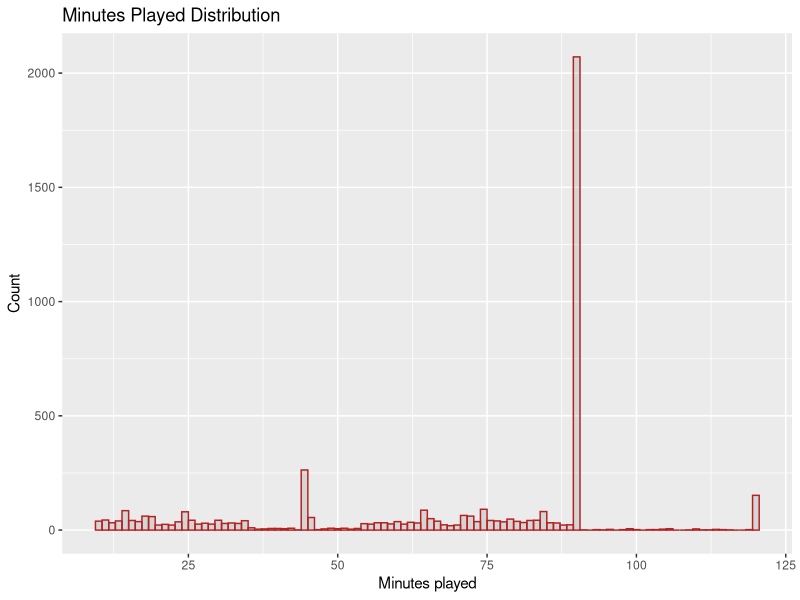
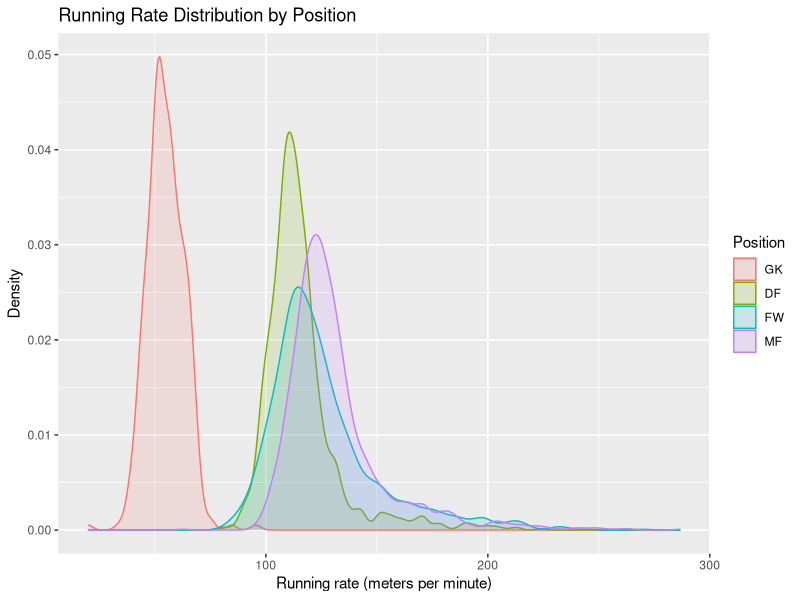
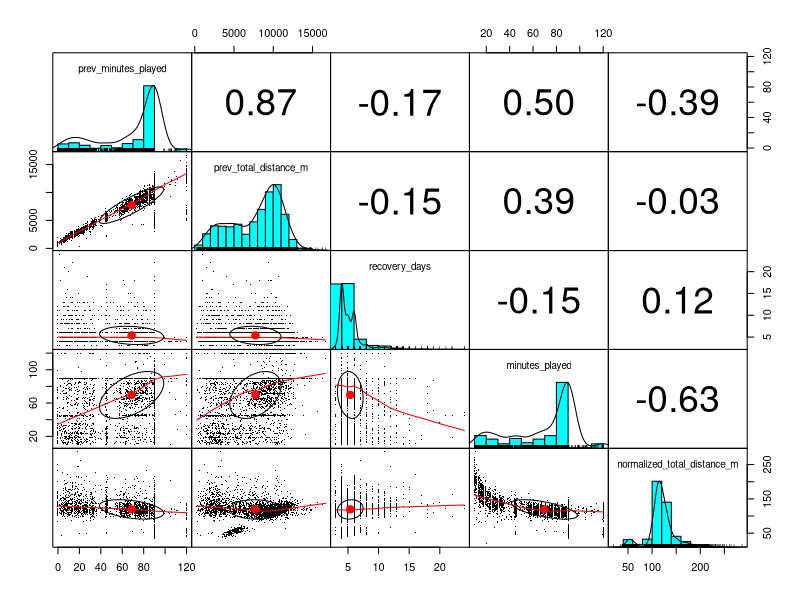
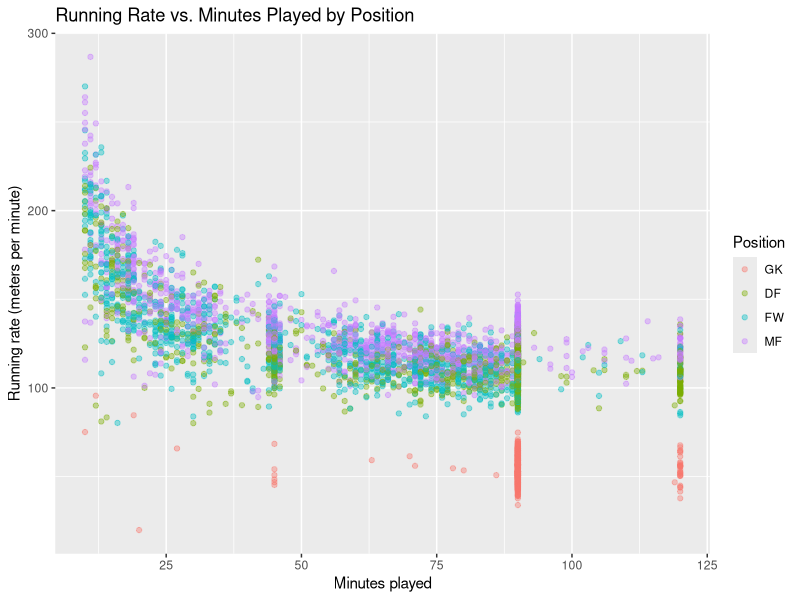
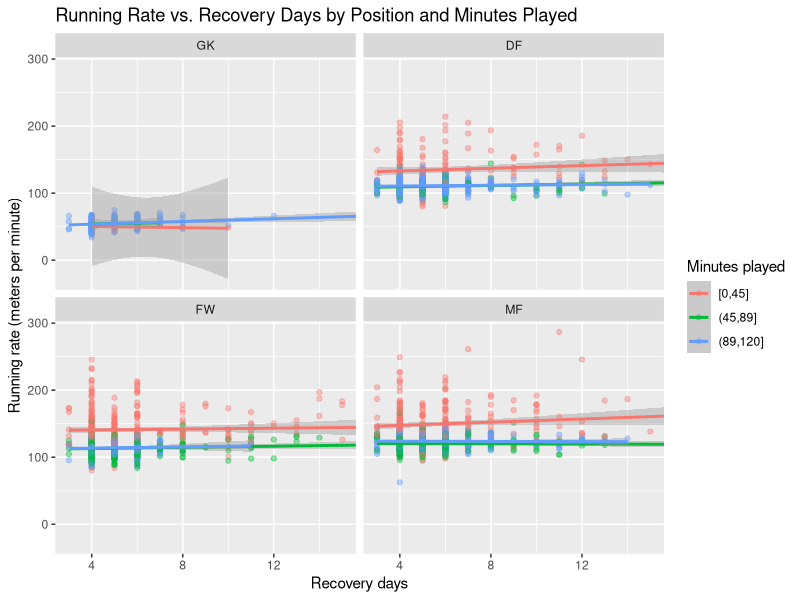
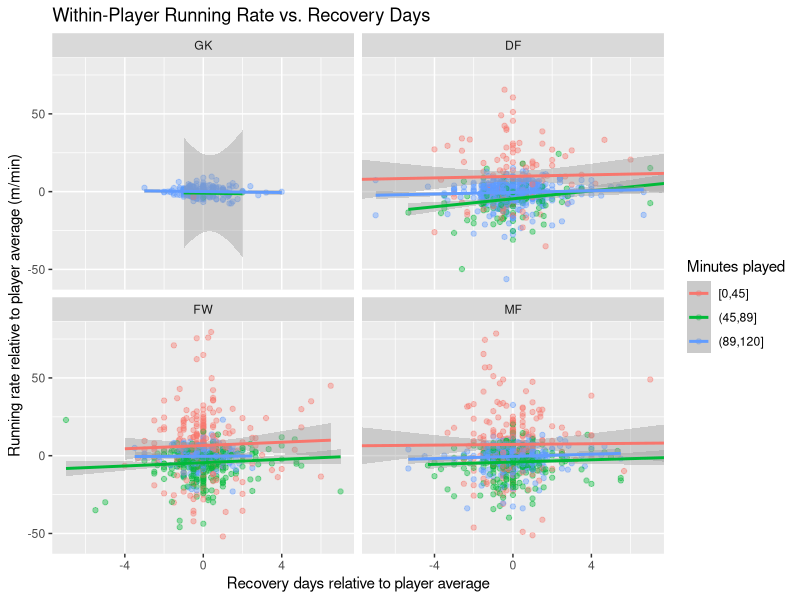
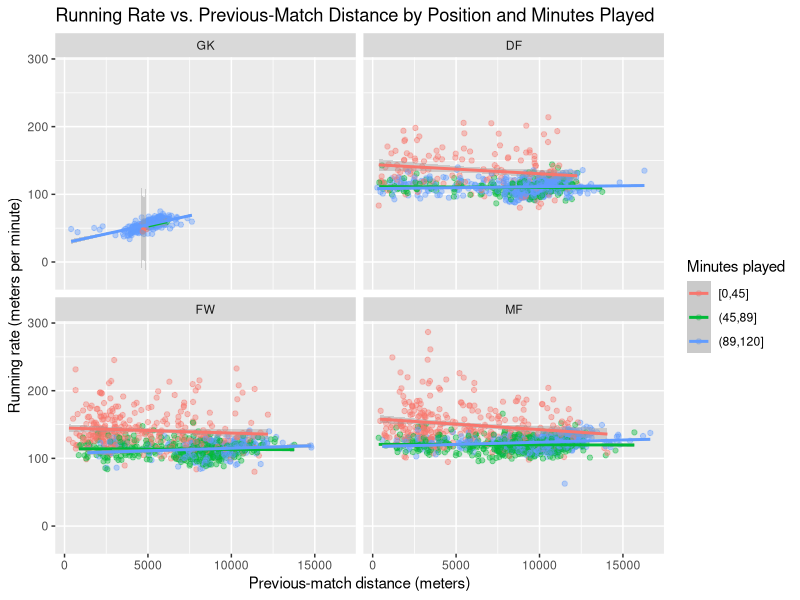
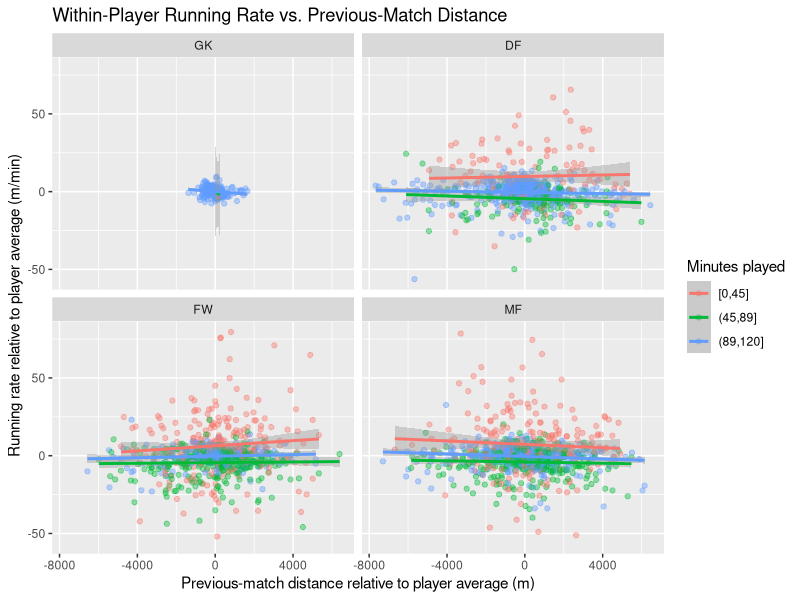

Here is the R script that generated these plots, in order:
## ---- chunk 1
knitr::opts_chunk$set(echo = TRUE)
## ---- chunk 2
library(dplyr)
library(ggplot2)
library(psych)
library(scales)
library(splines)
library(lme4)
library(lmerTest)
## ---- chunk 3
# Load raw data
df <- read.csv("raw_data.csv")
nrow(df)
## ---- chunk 4
# Variables whose previous-match values we want to retain
prev_vars <- c(
  "minutes_played",
  "total_distance_m"
)

# Add previous-match information
df <- df %>%
  mutate(
    # Convert match_date to Date
    match_date = as.Date(match_date)
  ) %>%
  
  # Drop rows where the player never actually appeared (0 distance covered), so they aren't treated as a previous match
  filter(total_distance_m > 0) %>%

  # Put each player's appearances in chronological order
  arrange(
    tournament_year,
    player_tournament_id,
    match_date,
    fifa_match_number
  ) %>%

  # Previous matches must be computed separately within each tournament/player
  group_by(tournament_year, player_tournament_id) %>%

  mutate(
    # Match metadata from previous appearance
    prev_match_id = lag(match_id),
    prev_match_date = lag(match_date),

    # Days since previous appearance
    recovery_days = as.integer(match_date - prev_match_date),

    # Previous-match statistics
    across(
      all_of(prev_vars),
      lag,
      .names = "prev_{.col}"
    )
  ) %>%

  ungroup()
## ---- chunk 5
df <- df %>%
  # Filter out rows where player played less than 10 minutes
  filter(
    !(is.na(minutes_played) | minutes_played < 10)
  ) %>%
  
  # Set reference categories for factor variables
  mutate(
    position = relevel(factor(position), ref = "GK")
  ) %>%
  
  # Normalize statistics by minutes played
  mutate(
    normalized_total_distance_m = total_distance_m / minutes_played,
    normalized_pressing_direct = pressing_direct / minutes_played
  ) %>%
  
  # Add binned minutes_played column
  mutate(
    binned_minutes_played = cut(minutes_played, breaks = c(0, 45, 89, max(minutes_played)), include.lowest = TRUE)
  )

nrow(df)
## ---- chunk 6
head(df)
str(df)
## ---- chunk 7
# Minutes Played Distribution
df %>%
  ggplot(aes(
    x = minutes_played
  )) +
  geom_histogram(alpha = 0.15, bins = 100, color = "firebrick") +
  labs(
    title = "Minutes Played Distribution",
    x = "Minutes played",
    y = "Count"
  ) +
  theme(legend.position = "none")
## ---- chunk 8
# Running Rate Distribution by Position
df %>%
  ggplot(aes(
    x = normalized_total_distance_m,
    color = position,
    fill = position
  )) +
  geom_density(alpha = 0.15) +
  labs(
    title = "Running Rate Distribution by Position",
    x = "Running rate (meters per minute)",
    y = "Density",
    color = "Position",
    fill = "Position"
  )
## ---- chunk 9
pairs.panels(df[, c(
  "prev_minutes_played",
  "prev_total_distance_m",
  "recovery_days",
  "minutes_played",
  "normalized_total_distance_m"
)], gap = 0, pch = ".")
## ---- chunk 10
# Running Rate vs. Minutes Played by Position
df %>%
  ggplot(aes(
    x = minutes_played,
    y = normalized_total_distance_m,
    color = position
  )) +
  geom_point(alpha = 0.4) +
  labs(
    title = "Running Rate vs. Minutes Played by Position",
    x = "Minutes played",
    y = "Running rate (meters per minute)",
    color = "Position"
  )
## ---- chunk 11
# Running Rate vs. Recovery Days by Position and Minutes Played
df %>%
  filter(!is.na(recovery_days)) %>%
  ggplot(aes(
    x = recovery_days,
    y = normalized_total_distance_m,
    color = binned_minutes_played
  )) +
  geom_point(alpha = 0.4) +
  geom_smooth(method = "lm") +
  facet_wrap(~position) +
  coord_cartesian(xlim = c(min(df$recovery_days), 15)) +
  labs(
    title = "Running Rate vs. Recovery Days by Position and Minutes Played",
    x = "Recovery days",
    y = "Running rate (meters per minute)",
    color = "Minutes played"
  )
## ---- chunk 12
# Within-Player Running Rate vs. Recovery Days
df %>%
  filter(!is.na(recovery_days)) %>%
  group_by(player_tournament_id) %>%
  filter(n() >= 2) %>%
  mutate(
    recovery_dev = recovery_days - mean(recovery_days),
    running_rate_dev = normalized_total_distance_m - mean(normalized_total_distance_m)
  ) %>%
  ungroup() %>%
  ggplot(aes(
    x = recovery_dev,
    y = running_rate_dev,
    color = binned_minutes_played
  )) +
  geom_point(alpha = 0.4) +
  geom_smooth(method = "lm") +
  facet_wrap(~position) +
  coord_cartesian(xlim = c(-7, 7)) +
  labs(
    title = "Within-Player Running Rate vs. Recovery Days",
    x = "Recovery days relative to player average",
    y = "Running rate relative to player average (m/min)",
    color = "Minutes played"
  )
## ---- chunk 13
# Running Rate vs. Previous-Match Distance by Position and Minutes Played
df %>%
  filter(!is.na(prev_total_distance_m)) %>%
  ggplot(aes(
    x = prev_total_distance_m,
    y = normalized_total_distance_m,
    color = binned_minutes_played
  )) +
  geom_point(alpha = 0.4) +
  geom_smooth(method = "lm") +
  facet_wrap(~position) +
  labs(
    title = "Running Rate vs. Previous-Match Distance by Position and Minutes Played",
    x = "Previous-match distance (meters)",
    y = "Running rate (meters per minute)",
    color = "Minutes played"
  )
## ---- chunk 14
# Within-Player Running Rate vs. Previous-Match Distance
df %>%
  filter(!is.na(prev_total_distance_m)) %>%
  group_by(player_tournament_id) %>%
  filter(n() >= 2) %>%
  mutate(
    prev_distance_dev = prev_total_distance_m - mean(prev_total_distance_m),
    running_rate_dev = normalized_total_distance_m - mean(normalized_total_distance_m)
  ) %>%
  ungroup() %>%
  ggplot(aes(
    x = prev_distance_dev,
    y = running_rate_dev,
    color = binned_minutes_played
  )) +
  geom_point(alpha = 0.4) +
  geom_smooth(method = "lm") +
  facet_wrap(~position) +
  labs(
    title = "Within-Player Running Rate vs. Previous-Match Distance",
    x = "Previous-match distance relative to player average (m)",
    y = "Running rate relative to player average (m/min)",
    color = "Minutes played"
  )
## ---- chunk 15
# Pressing Rate Distribution by Position
df %>%
  ggplot(aes(
    x = normalized_pressing_direct,
    color = position,
    fill = position
  )) +
  geom_histogram(alpha = 0.15, bins = 50) +
  facet_wrap(~position) +
  labs(
    title = "Pressing Rate Distribution by Position",
    x = "Pressing rate (presses per minute)",
    y = "Count",
    color = "Position",
    fill = "Position"
  ) +
  theme(legend.position = "none") 
## ---- chunk 16
# Remove all goalkeepers, since they all have 0 presses
df_no_gk <- df %>% filter(position != "GK")

# Pressing Rate Distribution by Position
df_no_gk %>%
  ggplot(aes(
    x = normalized_pressing_direct,
    color = position,
    fill = position
  )) +
  geom_density(alpha = 0.15) +
  labs(
    title = "Pressing Rate Distribution by Position",
    x = "Pressing rate (presses per minute)",
    y = "Density",
    color = "Position",
    fill = "Position"
  )
## ---- chunk 17
pairs.panels(df_no_gk[, c(
  "prev_minutes_played",
  "prev_total_distance_m",
  "recovery_days",
  "minutes_played",
  "normalized_pressing_direct"
)], gap = 0, pch = ".")
## ---- chunk 18
# Pressing Rate vs. Minutes Played by Position
df_no_gk %>%
  ggplot(aes(
    x = minutes_played,
    y = normalized_pressing_direct,
    color = position
  )) +
  geom_point(alpha = 0.4) +
  labs(
    title = "Pressing Rate vs. Minutes Played by Position",
    x = "Minutes played",
    y = "Pressing rate (presses per minute)",
    color = "Position"
  )
## ---- chunk 19
# Pressing Rate vs. Recovery Days by Position and Minutes Played
df_no_gk %>%
  filter(!is.na(recovery_days)) %>%
  ggplot(aes(
    x = recovery_days,
    y = normalized_pressing_direct,
    color = binned_minutes_played
  )) +
  geom_point(alpha = 0.4) +
  geom_smooth(method = "lm") +
  facet_wrap(~position) +
  coord_cartesian(xlim = c(min(df$recovery_days), 15)) +
  labs(
    title = "Pressing Rate vs. Recovery Days by Position and Minutes Played",
    x = "Recovery days",
    y = "Pressing rate (presses per minute)",
    color = "Minutes played"
  )
## ---- chunk 20
# Within-Player Pressing Rate vs. Recovery Days
df_no_gk %>%
  filter(!is.na(recovery_days)) %>%
  group_by(player_tournament_id) %>%
  filter(n() >= 2) %>%
  mutate(
    recovery_dev = recovery_days - mean(recovery_days),
    pressing_rate_dev = normalized_pressing_direct - mean(normalized_pressing_direct)
  ) %>%
  ungroup() %>%
  ggplot(aes(
    x = recovery_dev,
    y = pressing_rate_dev,
    color = binned_minutes_played
  )) +
  geom_point(alpha = 0.4) +
  geom_smooth(method = "lm") +
  facet_wrap(~position) +
  coord_cartesian(xlim = c(-7, 7)) +
  labs(
    title = "Within-Player Pressing Rate vs. Recovery Days",
    x = "Recovery days relative to player average",
    y = "Pressing rate relative to player average (presses/min)",
    color = "Minutes played"
  )
## ---- chunk 21
# Pressing Rate vs. Previous-Match Distance by Position and Minutes Played
df_no_gk %>%
  filter(!is.na(prev_total_distance_m)) %>%
  ggplot(aes(
    x = prev_total_distance_m,
    y = normalized_pressing_direct,
    color = binned_minutes_played
  )) +
  geom_point(alpha = 0.4) +
  geom_smooth(method = "lm") +
  facet_wrap(~position) +
  labs(
    title = "Pressing Rate vs. Previous-Match Distance by Position and Minutes Played",
    x = "Previous-match distance (meters)",
    y = "Pressing rate (presses per minute)",
    color = "Minutes played"
  )
## ---- chunk 22
# Within-Player Pressing Rate vs. Previous-Match Distance
df_no_gk %>%
  filter(!is.na(prev_total_distance_m)) %>%
  group_by(player_tournament_id) %>%
  filter(n() >= 2) %>%
  mutate(
    prev_distance_dev = prev_total_distance_m - mean(prev_total_distance_m),
    pressing_rate_dev = normalized_pressing_direct - mean(normalized_pressing_direct)
  ) %>%
  ungroup() %>%
  ggplot(aes(
    x = prev_distance_dev,
    y = pressing_rate_dev,
    color = binned_minutes_played
  )) +
  geom_point(alpha = 0.4) +
  geom_smooth(method = "lm") +
  facet_wrap(~position) +
  labs(
    title = "Within-Player Pressing Rate vs. Previous-Match Distance",
    x = "Previous-match distance relative to player average (m)",
    y = "Pressing rate relative to player average (presses/min)",
    color = "Minutes played"
  )
## ---- chunk 23
# Ignore rows corresponding to first game at the tournament for a player (missing previous game data)
df_filtered <- df %>% filter(!is.na(recovery_days))
## ---- chunk 24
# normalized_total_distance_m ~ 1 + recovery_days + position
fit1 <- lm(normalized_total_distance_m ~
             recovery_days +
             position,
           weights = minutes_played,
           data = df_filtered)
summary(fit1)
## ---- chunk 25
# Add ns(minutes_played, df=4)
fit2 <- lm(normalized_total_distance_m ~
             recovery_days +
             position +
             ns(minutes_played, df=4),
           weights = minutes_played,
           data = df_filtered)
summary(fit2)
## ---- chunk 26
# Add prev_total_distance_m
fit3 <- lm(normalized_total_distance_m ~
             recovery_days +
             position +
             prev_total_distance_m +
             ns(minutes_played, df=4),
           weights = minutes_played,
           data = df_filtered)
summary(fit3)
## ---- chunk 27
# Add random_effect(team_tournament_id)
fit4 <- lmer(normalized_total_distance_m ~
               recovery_days +
               position +
               prev_total_distance_m +
               ns(minutes_played, df=4) +
               (1 | team_tournament_id),
             weights = minutes_played,
             data = df_filtered)
summary(fit4)
## ---- chunk 28
# Add random_effect(player_tournament_id)
fit5 <- lmer(normalized_total_distance_m ~
               recovery_days +
               position +
               prev_total_distance_m +
               ns(minutes_played, df=4) +
               (1 | team_tournament_id) +
               (1 | player_tournament_id),
             weights = minutes_played,
             data = df_filtered)
summary(fit5)
## ---- chunk 29
final_running_rate_fit = fit5
## ---- chunk 30
# Plot spline curve for minutes_played by fixing recovery days and previous-match distance to median values and random effects set to 0
spline_grid <- expand.grid(
  minutes_played = seq(min(df_filtered$minutes_played), max(df_filtered$minutes_played), by = 1),
  position = sort(unique(df_filtered$position)),
  recovery_days = median(df_filtered$recovery_days),
  prev_total_distance_m = median(df_filtered$prev_total_distance_m)
)
spline_grid$fitted <- predict(final_running_rate_fit, newdata = spline_grid, re.form = NA)

# Overlay fitted curves on the observed data
df_filtered %>%
  ggplot(aes(
    x = minutes_played,
    y = normalized_total_distance_m,
    color = position
  )) +
  geom_point(alpha = 0.4) +
  geom_line(data = spline_grid, aes(y = fitted), linewidth = 1) +
  labs(
    title = "Fitted Running Rate vs. Minutes Played by Position",
    subtitle = paste0(
      "Recovery days = ", spline_grid$recovery_days[1],
      ", Previous-match distance = ", round(spline_grid$prev_total_distance_m[1]), " m"
    ),
    x = "Minutes played",
    y = "Running rate (meters per minute)",
    color = "Position"
  )
## ---- chunk 31
# Extract random intercepts and their conditional standard errors
running_rate_re <- as.data.frame(ranef(final_running_rate_fit, condVar = TRUE)) %>%
  rename(intercept = condval, se = condsd)

# Team random intercepts, with team name and tournament year attached
team_info <- df_filtered %>%
  distinct(team_tournament_id, team, tournament_year)

team_re <- running_rate_re %>%
  filter(grpvar == "team_tournament_id") %>%
  transmute(team_tournament_id = as.character(grp), intercept, se) %>%
  left_join(team_info, by = "team_tournament_id") %>%
  arrange(desc(intercept))

# Player random intercepts, with player name, team, and position attached
player_info <- df_filtered %>%
  distinct(player_tournament_id, player_name, team, tournament_year, position)

player_re <- running_rate_re %>%
  filter(grpvar == "player_tournament_id") %>%
  transmute(player_tournament_id = as.character(grp), intercept, se) %>%
  left_join(player_info, by = "player_tournament_id") %>%
  arrange(desc(intercept))
## ---- chunk 32
# Top/bottom 10 team random intercepts
head(team_re, 10)
tail(team_re, 10)
## ---- chunk 33
# Top/bottom 10 player random intercepts
player_re %>% select(player_name, team, tournament_year, position, intercept, se) %>% head(10)
player_re %>% select(player_name, team, tournament_year, position, intercept, se) %>% tail(10)
## ---- chunk 34
# Famous players to always show in the dot and whisker plot (if present in the model)
famous_players <- c(
  # FW
  "2022_ARGENTINA_MESSI_LIONEL_10",
  "2026_ARGENTINA_LIONEL_MESSI_10",
  "2026_PORTUGAL_CRISTIANO_RONALDO_7",
  "2026_FRANCE_KYLIAN_MBAPPE_10",
  "2026_ENGLAND_HARRY_KANE_9",
  "2026_NORWAY_ERLING_HAALAND_9",
  "2022_BRAZIL_NEYMAR_10",
  # MF
  "2022_CROATIA_MODRIC_LUKA_10",
  "2026_BELGIUM_KEVIN_DE_BRUYNE_7",
  "2026_SPAIN_PEDRI_20",
  "2022_ENGLAND_BELLINGHAM_JUDE_22",
  "2026_GERMANY_JAMAL_MUSIALA_10",
  # DF
  "2026_NETHERLANDS_VIRGIL_VAN_DIJK_4",
  "2022_MOROCCO_HAKIMI_ACHRAF_2",
  "2022_CROATIA_GVARDIOL_JOSKO_20",
  "2026_BRAZIL_MARQUINHOS_4",
  # GK
  "2022_GERMANY_NEUER_MANUEL_1",
  "2026_BELGIUM_THIBAUT_COURTOIS_1",
  "2022_ARGENTINA_MARTINEZ_EMILIANO_23",
  "2026_BRAZIL_ALISSON_1"
)

# Famous teams to always show in the team dot and whisker plot
famous_teams <- c("Argentina", "Brazil", "France", "England", "Germany", "Spain", "Portugal")

# Number of evenly spaced players/teams (by intercept rank) to show per panel
n_spread <- 4

player_re_subset <- player_re %>%
  mutate(famous = player_tournament_id %in% famous_players) %>%
  group_by(position) %>%
  arrange(intercept, .by_group = TRUE) %>%
  filter(famous | row_number() %in% round(seq(1, n(), length.out = n_spread))) %>%
  ungroup() %>%
  mutate(label = paste0(player_name, " (", team, " ", tournament_year, ")"))

team_re_subset <- team_re %>%
  mutate(famous = team %in% famous_teams) %>%
  group_by(tournament_year) %>%
  arrange(intercept, .by_group = TRUE) %>%
  filter(famous | row_number() %in% round(seq(1, n(), length.out = n_spread))) %>%
  ungroup()
## ---- chunk 35
# Dot and whisker plot of player random intercepts (95% intervals) by position
player_re_subset %>%
  ggplot(aes(
    x = intercept,
    y = reorder(label, intercept)
  )) +
  geom_vline(xintercept = 0, linetype = "dashed", color = "firebrick") +
  geom_errorbarh(aes(xmin = intercept - 1.96 * se, xmax = intercept + 1.96 * se), height = 0) +
  geom_point() +
  facet_wrap(~position, scales = "free_y") +
  labs(
    title = "Player Random Intercepts for Running Rate by Position",
    x = "Random intercept (meters per minute)",
    y = NULL
  ) +
  theme(legend.position = "none", plot.title.position = "plot")
## ---- chunk 36
# Dot and whisker plot of team random intercepts (95% intervals) by tournament year
team_re_subset %>%
  ggplot(aes(
    x = intercept,
    y = reorder(team_tournament_id, intercept)
  )) +
  geom_vline(xintercept = 0, linetype = "dashed", color = "firebrick") +
  geom_errorbarh(aes(xmin = intercept - 1.96 * se, xmax = intercept + 1.96 * se), height = 0) +
  geom_point() +
  facet_wrap(~tournament_year, scales = "free_y") +
  scale_y_discrete(labels = function(x) team_info$team[match(x, team_info$team_tournament_id)]) +
  labs(
    title = "Team Random Intercepts for Running Rate by Tournament",
    x = "Random intercept (meters per minute)",
    y = NULL
  ) +
  theme(legend.position = "none", plot.title.position = "plot")
## ---- chunk 37
# Dot and whisker plot of fixed-effect coefficients (95% intervals)
position_group <- paste0("Position (vs. ", levels(factor(df_filtered$position))[1], ")")
coef_groups <- c("Intercept", position_group, "Recovery days", "Previous-match distance")

coef_df <- as.data.frame(coef(summary(final_running_rate_fit))) %>%
  tibble::rownames_to_column("term") %>%
  rename(estimate = Estimate, se = `Std. Error`) %>%
  filter(!grepl("^ns\\(minutes_played", term)) %>%
  mutate(
    group = case_when(
      term == "(Intercept)" ~ "Intercept",
      grepl("^position", term) ~ position_group,
      term == "recovery_days" ~ "Recovery days",
      term == "prev_total_distance_m" ~ "Previous-match distance"
    ),
    units = case_when(
      term == "recovery_days" ~ "meters per minute per day",
      term == "prev_total_distance_m" ~ "meters per minute per meter",
      TRUE ~ "meters per minute"
    ),
    term = sub("^position", "", term)
  )

# One panel per coefficient group, each with its own x-axis title; only the position panel keeps y-axis labels
coef_plots <- lapply(coef_groups, function(g) {
  group_df <- coef_df %>% filter(group == g)
  group_df %>%
    ggplot(aes(
      x = estimate,
      y = reorder(term, estimate)
    )) +
    geom_vline(xintercept = 0, linetype = "dashed", color = "firebrick") +
    geom_errorbarh(aes(xmin = estimate - 1.96 * se, xmax = estimate + 1.96 * se), height = 0) +
    geom_point() +
    labs(
      title = g,
      x = paste0("Coefficient estimate (", group_df$units[1], ")"),
      y = NULL
    ) +
    theme(legend.position = "none", plot.title = element_text(size = 11)) +
    if (g != position_group) theme(axis.text.y = element_blank(), axis.ticks.y = element_blank())
})

cowplot::plot_grid(
  cowplot::ggdraw() +
    cowplot::draw_label("Fixed-Effect Coefficients for Running Rate", x = 0.01, hjust = 0, size = 14),
  cowplot::plot_grid(plotlist = coef_plots, ncol = 2, align = "hv"),
  ncol = 1,
  rel_heights = c(0.07, 1)
)
## ---- chunk 38
# Be intentional about picking default value for factor variables
# Maybe try modeling zone 4/5 running rate?

# Also try categorical recovery days predictor (start with 3, 4, 5, 6, 7, 8, 9, 10, 11, 12+, then group more higher terms together)

# Later TODO: predict expected goals with team-level average recovery days, prior match distance covered, etc weighted by minutes played

table(df$recovery_days)
